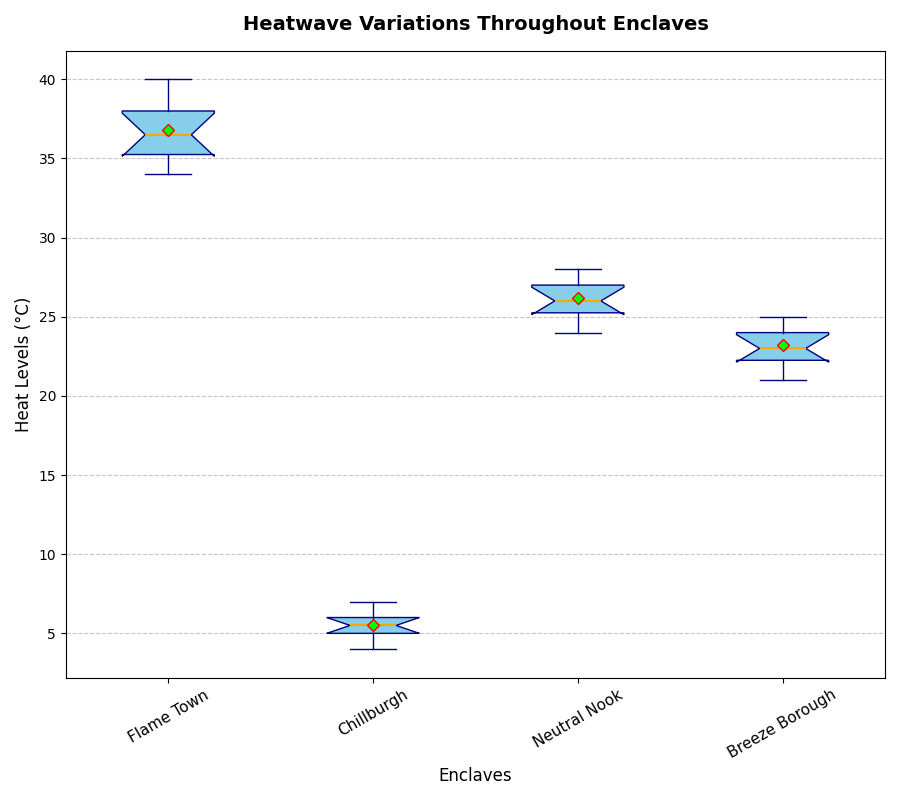

Generate this figure with Python:
import matplotlib.pyplot as plt
import numpy as np

# Define cities
cities = ["Flame Town", "Chillburgh", "Neutral Nook", "Breeze Borough"]

# Define temperature data for summer
summer_temperatures = [
    [35, 36, 38, 40, 39, 34, 37, 35, 38, 36],  # Inferno City
    [5, 6, 7, 4, 6, 5, 4, 7, 6, 5],  # Frostville
    [25, 26, 24, 27, 28, 26, 25, 27, 28, 26],  # Temperate Town
    [22, 23, 25, 24, 23, 22, 21, 24, 25, 23]   # Zephyr Zone
]

fig, ax = plt.subplots(figsize=(9, 8))

# Boxplot for summer temperatures with shuffled colors
bp = ax.boxplot(summer_temperatures, vert=True, patch_artist=True, showmeans=True, notch=True,
                boxprops=dict(facecolor="skyblue", color="navy"),
                medianprops=dict(color="orange", linewidth=1.5),
                meanprops=dict(marker='D', markeredgecolor='red', markerfacecolor='lime'),
                whiskerprops=dict(color="navy"), capprops=dict(color="navy"))

ax.set_xticklabels(cities, fontsize=11, rotation=30)
ax.set_title("Heatwave Variations Throughout Enclaves", fontsize=14, fontweight='bold', pad=15)
ax.set_xlabel("Enclaves", fontsize=12)
ax.set_ylabel("Heat Levels (°C)", fontsize=12)
ax.yaxis.grid(True, linestyle='--', alpha=0.7)

plt.tight_layout()
plt.show()
